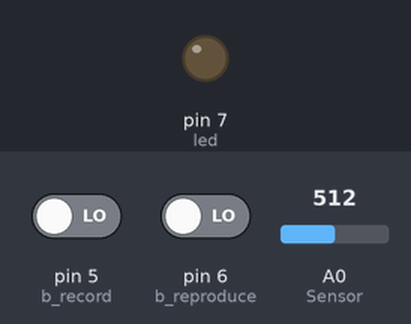
Bench run of a sketch on a simulated Arduino Uno, built with avr-gcc and run on an emulated ATmega328P. Parts: output pins drawn as LEDs (lit = HIGH). The inputs (shaded band) are chosen by the test bench; at power-on: pin 5 (b_record) LOW, pin 6 (b_reproduce) LOW, A0 (Sensor) = 512. What the sketch prints to the serial monitor is not drawn.

Above: at 1.2 s.
1.3 s: pin 5 (b_record) driven HIGH
At 1.7 s:
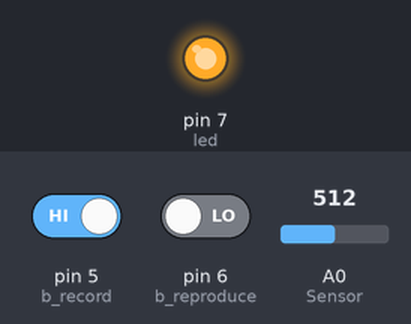
2.8 s: pin 5 (b_record) driven LOW
At 3.8 s:
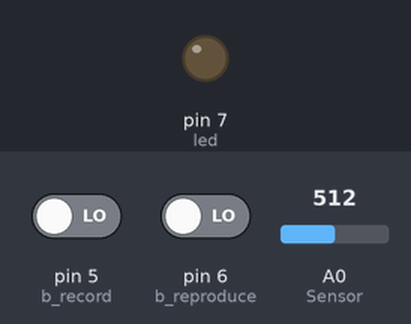
4.4 s: pin 6 (b_reproduce) driven HIGH
At 5.2 s:
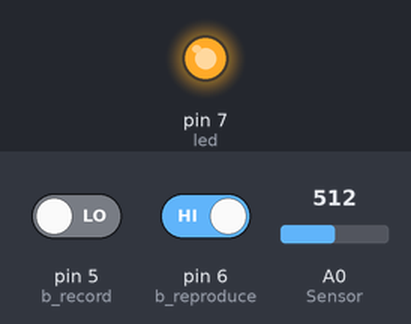
Timing chart, 0 to 7.4 s (numbered marks = the images above; inputs shaded):
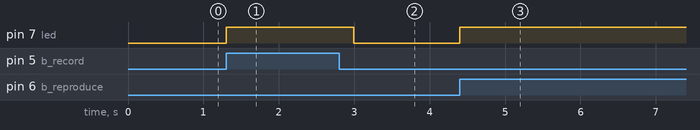

Measured:
- after the input at 1.3 s, pin 7 (led): LOW → HIGH at once
- after the input at 2.8 s, pin 7 (led): HIGH → LOW after 0.19 s
- after the input at 4.4 s, pin 7 (led): LOW → HIGH at once

The sketch:

recorder.ino
```cpp
int Sensor = A0;
int t = 1000;             // Reading per second
int Size = 500;
int data[500] = {};
int b_record = 5;
int b_reproduce = 6;
int led = 7;

void setup() {
  Serial.begin(9600);
  //pinMode(Sensor, INPUT);
  pinMode(b_record, INPUT);
  pinMode(b_reproduce, INPUT);
  pinMode(led, OUTPUT);
}

void loop() {
  Serial.println(int(analogRead(Sensor)));

  if(digitalRead(b_record) == HIGH) {
    digitalWrite(led, HIGH);
    for(int d = 0; d < Size; d++) {
     data[d] = int(analogRead(Sensor));
     //Serial.println(data[d]);
     delay(int(1000/t));
    }
  }

  else if(digitalRead(b_reproduce) == HIGH) {
    for(int d = 0; d < Size; d++) {
      analogWrite(led, int((data[d])));
      //Serial.println(data[d]);
      delay(1000/t);
      }
  }
  else {
    digitalWrite(led, LOW);
    }

  //for(int p = 0; p <= Size; p++) { Serial.println(data[p]); }
}
```
